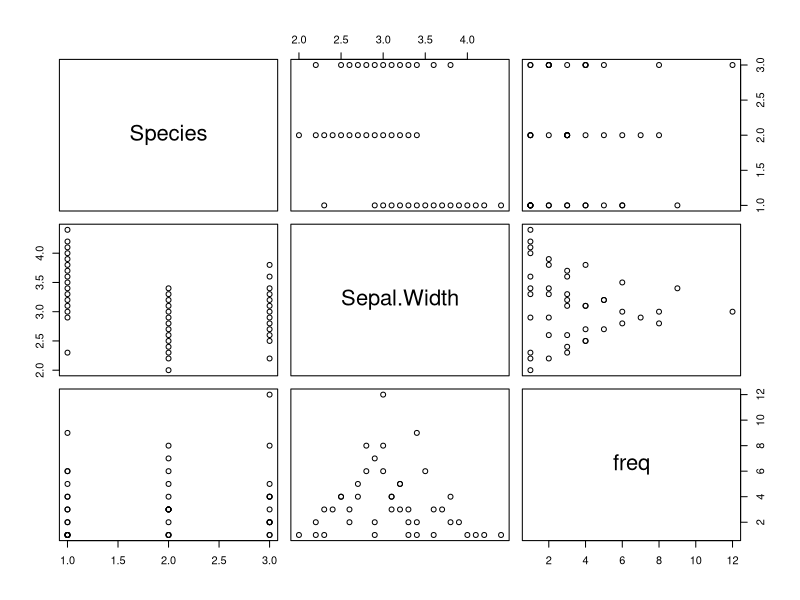
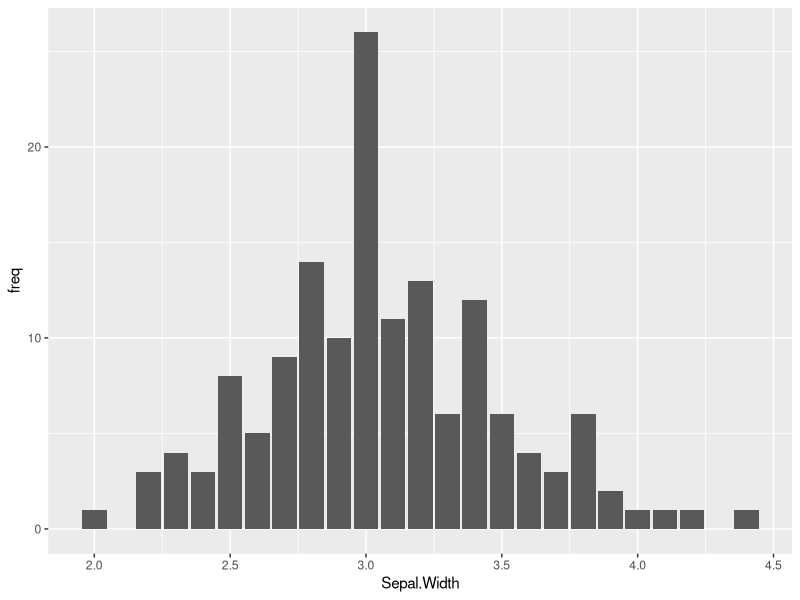
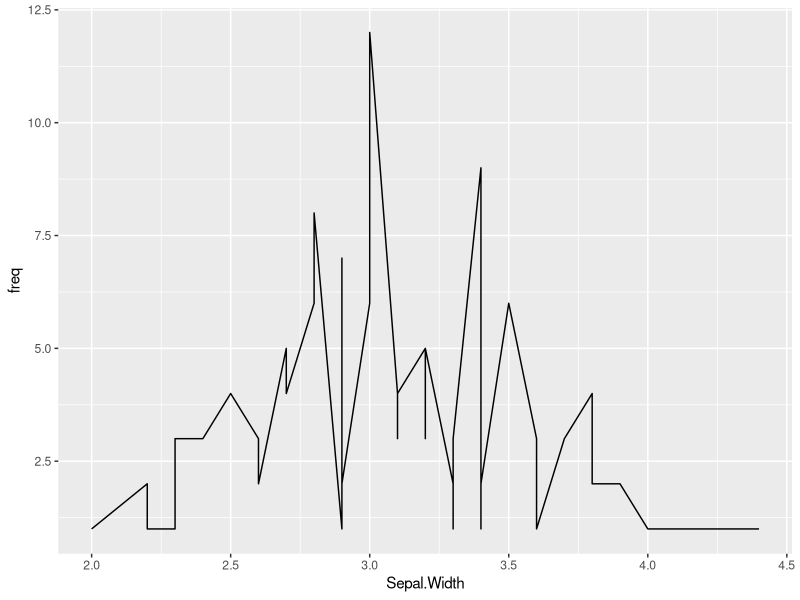
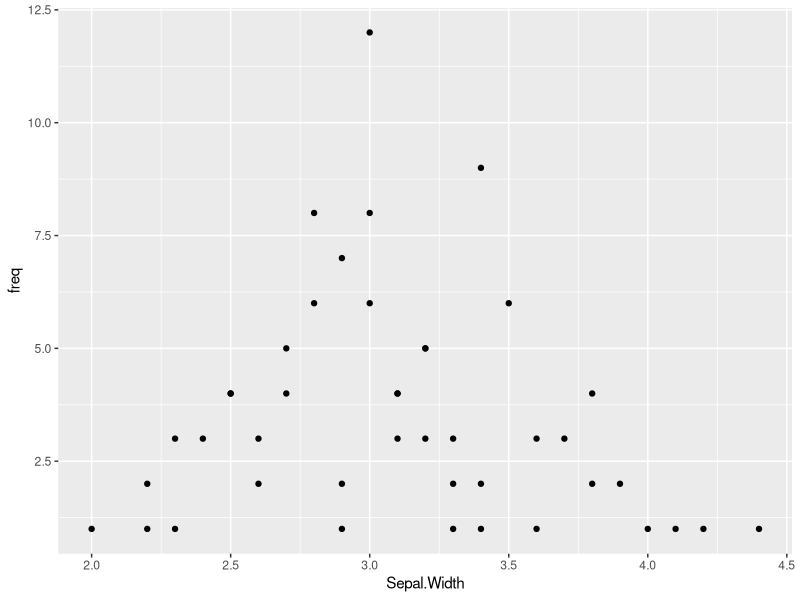
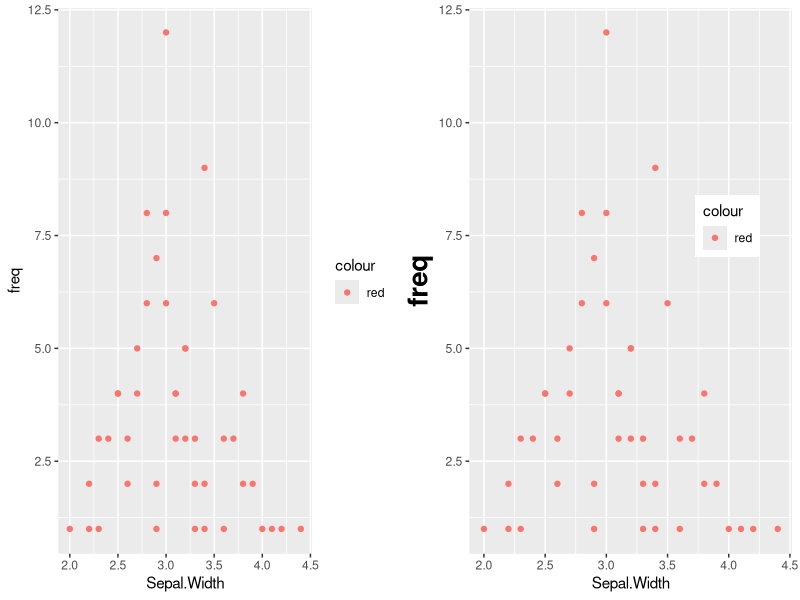

These charts were generated, in order, by the following R code:
#make sure you have got the appropriate packages installed before using them
#to install a package type install.packages("replace.this.with.package.name")
rm(list= ls())
library(plyr)
library(ggplot2)
library(gridExtra) #this is the library that allows you to group plots
#Count the number of observations per species
t1<-count(iris, c("Species"))
t1

#Find the Mode, mean and Median

#Mode
# Create the function.
getmode <- function(v) {
  uniqv <- unique(v)
  uniqv[which.max(tabulate(match(v, uniqv)))]
}

# Calculate the mode using the user function.
t2 <- getmode(iris$Petal.Length)
print(t2)

#Mean
mean(iris$Petal.Length)

#Median
median(iris$Petal.Length)


#Make a count to use in some plots
t3 = count(iris, c("Species", "Sepal.Width"))
t3

#easiest plot
plot(t3)

#Bar chart
ggplot(data=t3, aes(x=Sepal.Width, y=freq))+
  geom_bar(stat="identity")

#Line graph
ggplot(data=t3, aes(x=Sepal.Width, y=freq))+
  geom_line(stat="identity")

#Scatter plot
ggplot(data=t3, aes(x=Sepal.Width, y=freq))+
  geom_point(stat="identity")

#changing colours (and storing the plot to use later)
one<-ggplot(data=t3, aes(x=Sepal.Width, y=freq, col="red"))+
  geom_point(stat="identity")

#Shifting legends (and storing the plot to use later)
two<-ggplot(data=t3, aes(x=Sepal.Width, y=freq, col="red"))+
  geom_point(stat="identity")+
  theme(legend.position = c(0.8, 0.6))

#Changing text size (and storing the plot to use later)
three<-ggplot(data=t3, aes(x=Sepal.Width, y=freq, col="red"))+
  geom_point(stat="identity")+
  theme(axis.title.y=element_text(face = "bold", size=20))+
  theme(legend.position = c(0.8, 0.6))

#grouping plots
grid.arrange(arrangeGrob(one,three, ncol=2, nrow=1,layout_matrix = rbind(c(1,2))))

#Testing two proportions

s2<-data.frame(1000, 2000)   #taking the test value and total
s3<-data.frame(7000,15000)   #taking the comparison value and total
s2<-t(s2) #reshaping the data
s3<-t(s3)
s2 <- as.matrix(s2) #making it a readable datatype
s3 <- as.matrix(s3)
res <- prop.test(x = s2[c(1, 2)], n = s3[c(1, 2)]) #running the test

res #Printing the results
